Frame 1 (no input): blank canvas, image omitted
Frame 60 (no input): blank canvas, image omitted
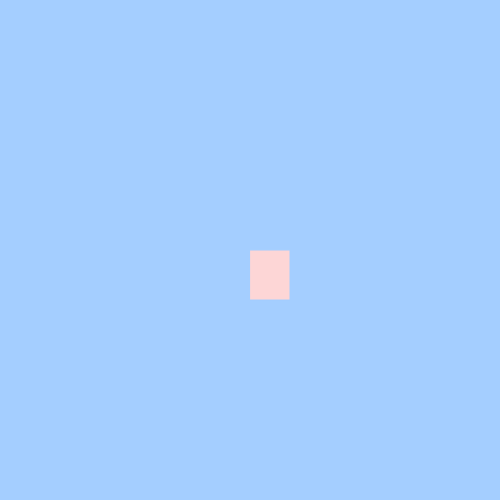
Frame 120 (the mouse pressed at the canvas centre since frame 60)

The p5.js sketch whose frames 1 and 60 were blank and that drew this single picture after the mouse press (run headless with seeded random() and noise() and a simulated clock; from frame 60 on, the mouse is pressed at the canvas centre):

// p5.js sketch
// ── sketch.js
function setup() {
    createCanvas(500, 500);
      background(" #A4CEFF");
  
  }
  
  function draw() {
  
    stroke("#A4CEFF");
    fill("rgb(253,214,214)");
  
    // console.log (mouseIsPressed);
  
    if (mouseIsPressed) {
      rect(mouseX, mouseY, 40, 50);
    }
  }
